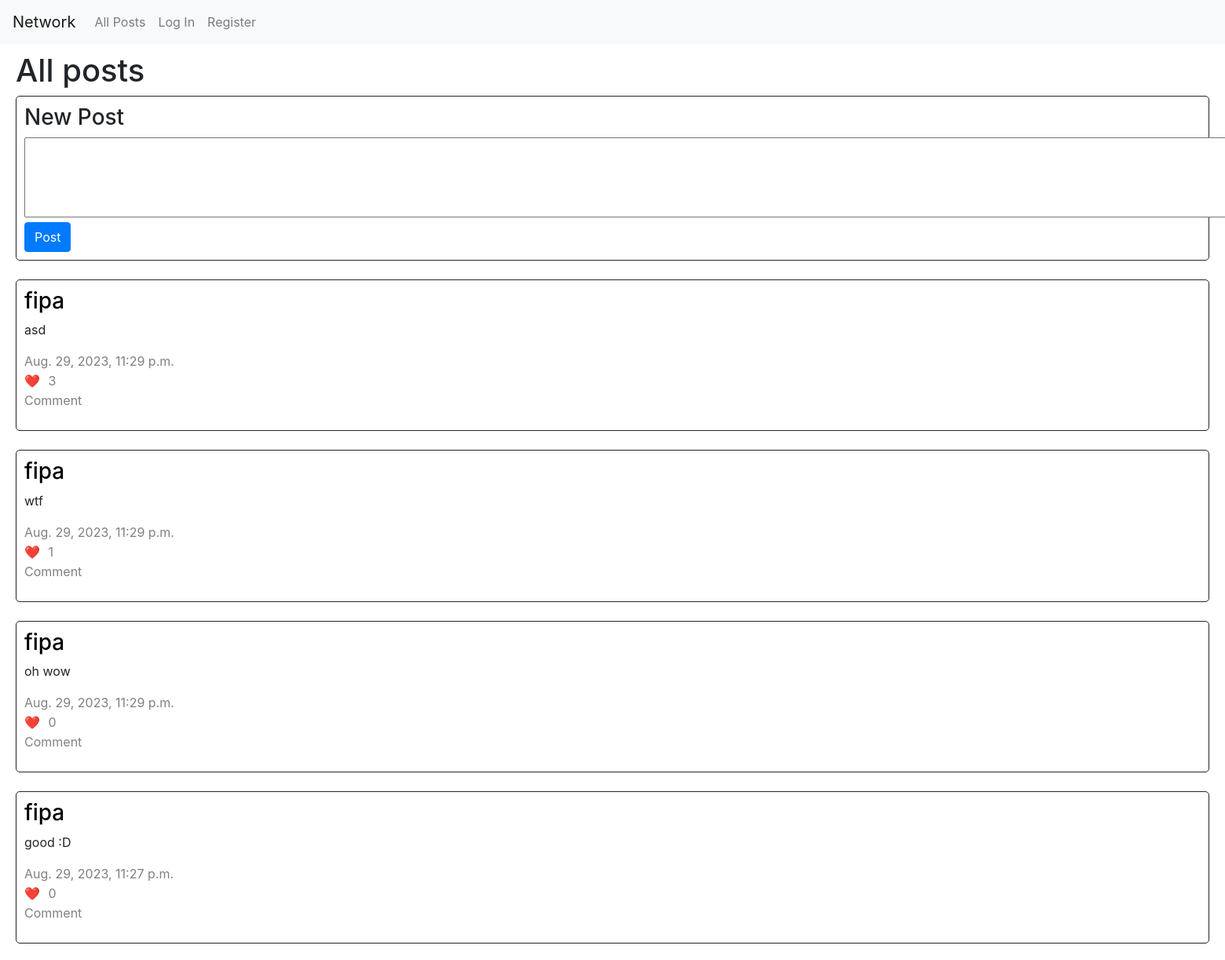
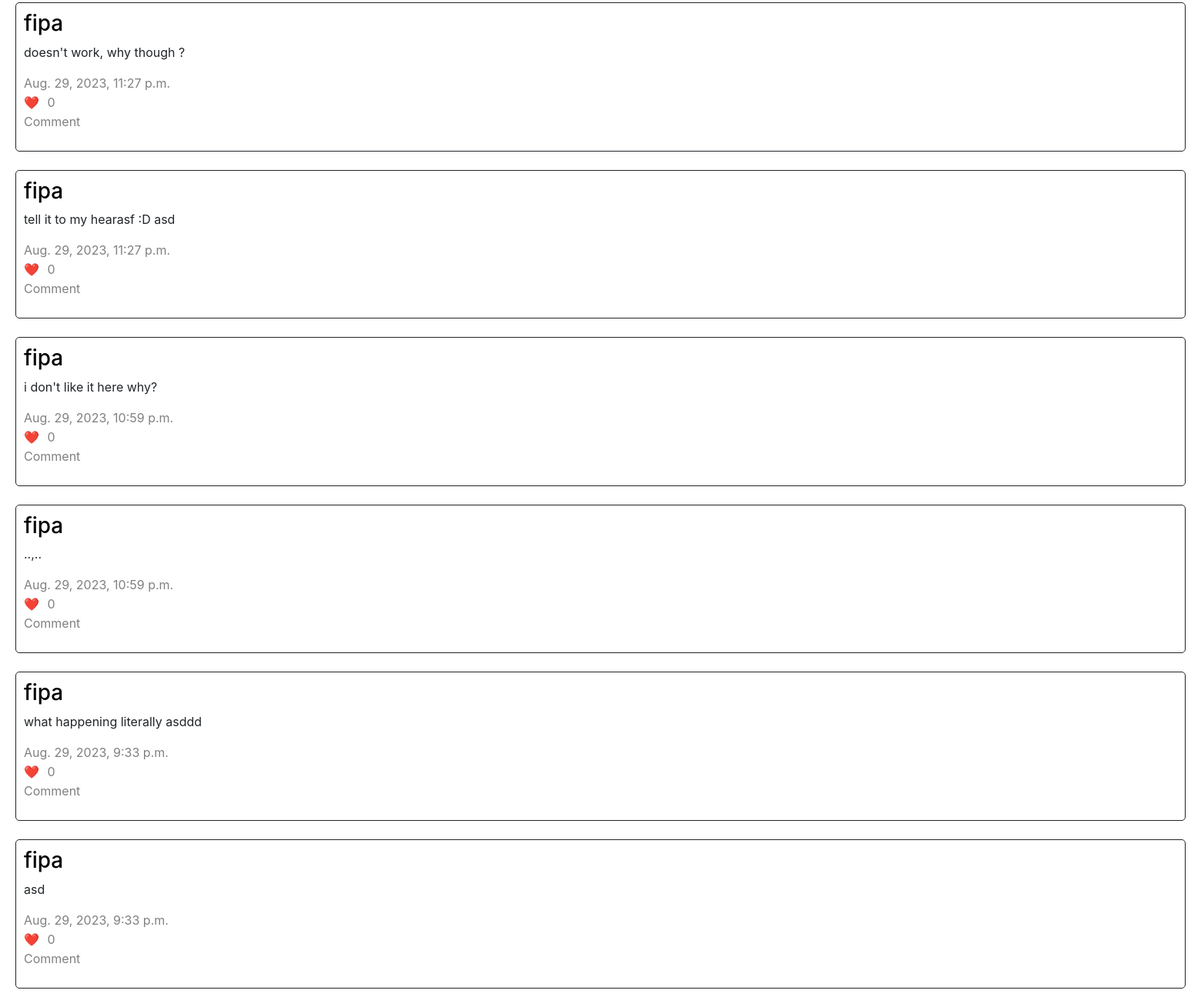
The page / on the database its author committed (2 pictures, top to bottom).
### network/models.py (models this page shows)
class NewPost(models.Model):
    posted_by = models.ForeignKey(User, on_delete=models.CASCADE, related_name='user')
    text = models.CharField(max_length=1000)
    timestamp = models.DateTimeField(default=timezone.now())
    likes = models.IntegerField(default=0)

class User(AbstractUser):
    followers = models.JSONField(default=list)
    following = models.JSONField(default=list)

### network/views.py (the view)
# urls.py: path("", views.index, name="index"),
def index(request):
    page_obj = paginator(request, 'all', 'nothing')
    return render(request, "network/index.html", {
        "posts": page_obj
    })

### network/views.py (called while the page is built)
def paginator(request, mode, username):
    page_number = request.GET.get('page')
    if mode == 'all':
        posts = NewPost.objects.all().order_by('-timestamp')
    elif mode == 'following':
        following = User.objects.filter(username__in=request.user.following).values_list('id', flat=True)
        posts = NewPost.objects.filter(posted_by__in=following).order_by('-timestamp')
    elif mode == 'profile':
        posts = NewPost.objects.filter(posted_by=User.objects.get(username=username)).order_by('-timestamp')
    paginator = Paginator(posts, 10)
    page_obj = paginator.get_page(page_number)
    return page_obj

### network/templates/network/index.html (shortened to what this page needs)
{% extends "network/layout.html" %}
{% block body %}
    <div id="main">
        <h1>All posts</h1>
        {% if not posts.number > 1 %}
            <div id="new_post">
                <form action="{% url 'newpost' %}" method="post">
                    <h3>New Post</h3>
                    <textarea name="new_post" cols="220" rows="4"></textarea><br>
                    <input type="submit" value="Post" class="btn btn-primary">
                </form>
            </div>
        {% endif %}
        <br>
        {% if posts %}
            {% for post in posts %}
                <div class="posts">
                    <h3><a href="{% url 'profile' post.posted_by.username %}" class="profilelink">{{ post.posted_by.username }}</a></h3>
                    <p id="text_{{ post.id }}">{{ post.text }}</p>
                    <span class="greytext">{{ post.timestamp }}</span><br>
                    <div class="like_div">
                        <span>❤️</span>
                        <button class="like_button" data-id="{{ post.id }}">{{ post.likes }}</button>
                    </div>
                    <p class="greytext">Comment</p>
                </div><br>
            {% endfor %}
        {% endif %}
    </div>
{% endblock %}

### network/static/network/styles.css (style rules this page uses)
#main { padding: 10px 20px 0 20px; }
.posts, #new_post { padding: 10px; border: 1px solid; border-radius: 5px; }
.greytext { color: gray; text-decoration: none; }
.profilelink { text-decoration: none; color: black; }
.like_div button { display: inline; color: gray; border: 0; background-color: white; }

### rows shown on the page
NewPost: posted_by.username "fipa", text "asd", timestamp "Aug. 29, 2023, 11:29 p.m.", likes "3"
NewPost: posted_by.username "fipa", text "wtf", timestamp "Aug. 29, 2023, 11:29 p.m.", likes "1"
NewPost: posted_by.username "fipa", text "oh wow", timestamp "Aug. 29, 2023, 11:29 p.m.", likes "0"
NewPost: posted_by.username "fipa", text "good :D", timestamp "Aug. 29, 2023, 11:27 p.m.", likes "0"
NewPost: posted_by.username "fipa", text "doesn't work, why though ?", timestamp "Aug. 29, 2023, 11:27 p.m.", likes "0"
NewPost: posted_by.username "fipa", text "tell it to my hearasf :D asd", timestamp "Aug. 29, 2023, 11:27 p.m.", likes "0"
NewPost: posted_by.username "fipa", text "i don't like it here why?", timestamp "Aug. 29, 2023, 10:59 p.m.", likes "0"
NewPost: posted_by.username "fipa", text "..,..", timestamp "Aug. 29, 2023, 10:59 p.m.", likes "0"
NewPost: posted_by.username "fipa", text "what happening literally asddd", timestamp "Aug. 29, 2023, 9:33 p.m.", likes "0"
NewPost: posted_by.username "fipa", text "asd", timestamp "Aug. 29, 2023, 9:33 p.m.", likes "0"
